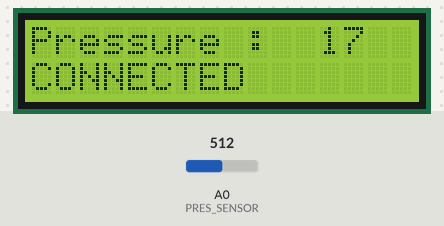
A sketch run on a simulated ESP8266 (NodeMCU). Shown: 16×2 character LCD. Inputs (shaded band) come from the test bench; at power-on: A0 (PRES_SENSOR) = 512. WiFi joins after 1.5 s; servers stay silent unless stated; random numbers use the default seed unless the sketch sets one; what the sketch prints to the serial monitor is not drawn.

Above: at 2.7 s.
2.8 s: A0 (PRES_SENSOR) set to 123
4.3 s: A0 (PRES_SENSOR) set to 105
At 4.46 s:
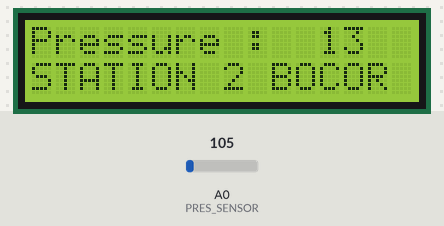
6.4 s: A0 (PRES_SENSOR) set to 122
At 7.35 s:
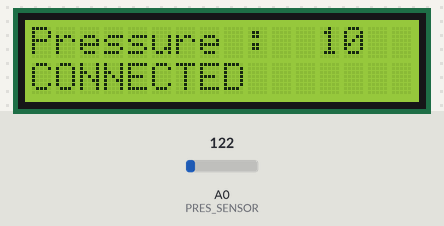
Timing chart, 0 to 9.4 s (numbered marks = the images above; inputs shaded):
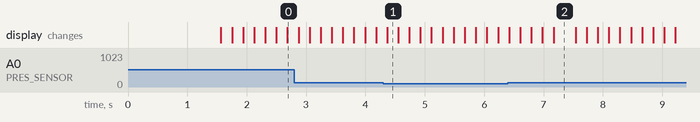

Measured:
- the behaviour switches between 115 and 114 on A0 (PRES_SENSOR) (found by bisection; images 0 and 1)

The sketch:

station_2.ino
```cpp
#include <ESP8266WiFi.h>
#include <Wire.h>
#include <FirebaseESP8266.h>
#include <LiquidCrystal_I2C.h>
#define FIREBASE_HOST "https://multistation-b11e1-default-rtdb.firebaseio.com/" //FIREBASE HOST
#define FIREBASE_AUTH "zz2NwUkFNICewKZhhBxs3bHQU233NMjh8f0sNDqS" //FIREBASE AUTH
#define WIFI_SSID "BUSTAMI"
#define WIFI_PASSWORD "INDONESIA"

#define PRES_SENSOR  A0

const float  OffSet = 0.483 ;
float V, P;

FirebaseData Labview;

int lcdColumns = 16;
int lcdRows = 2;
LiquidCrystal_I2C lcd(0x27, lcdColumns, lcdRows);

void setup() {
  Serial.begin(115200);
  WiFi.begin(WIFI_SSID,WIFI_PASSWORD);
  Serial.print("Connecting");
  while(WiFi.status() != WL_CONNECTED){
    Serial.print(".");
    delay(500);
  }
  Serial.println();
  Serial.print("Connencted");
  Serial.println(WiFi.localIP());

  lcd.init();
  lcd.backlight();

  Firebase.begin(FIREBASE_HOST, FIREBASE_AUTH);
  Firebase.reconnectWiFi(true);
}

void loop() {
  int pressure = random(1,20);
  Firebase.setFloat(Labview,"Station_2/Pressure",random(1,20));// isi P
  lcd.setCursor(0,0);
  lcd.print("Pressure :");
  lcd.setCursor(12,0);
  lcd.print(pressure);// isi P

  if(WiFi.status() == WL_CONNECTED){
    lcd.setCursor(0,1);
    lcd.print("CONNECTED");
  }
  else{
    lcd.setCursor(0,1);
    lcd.print("NOT CONNECTED");
  }

  V = analogRead(PRES_SENSOR) * 5.00 / 1024;
  P = (V - OffSet) * 400;

  if(P < 30.5){
      lcd.setCursor(0,1);
      lcd.print("STATION 2 BOCOR ");
    }else {
      lcd.setCursor(0,1);
      lcd.print("CONNECTED       ");
    }


}
```
